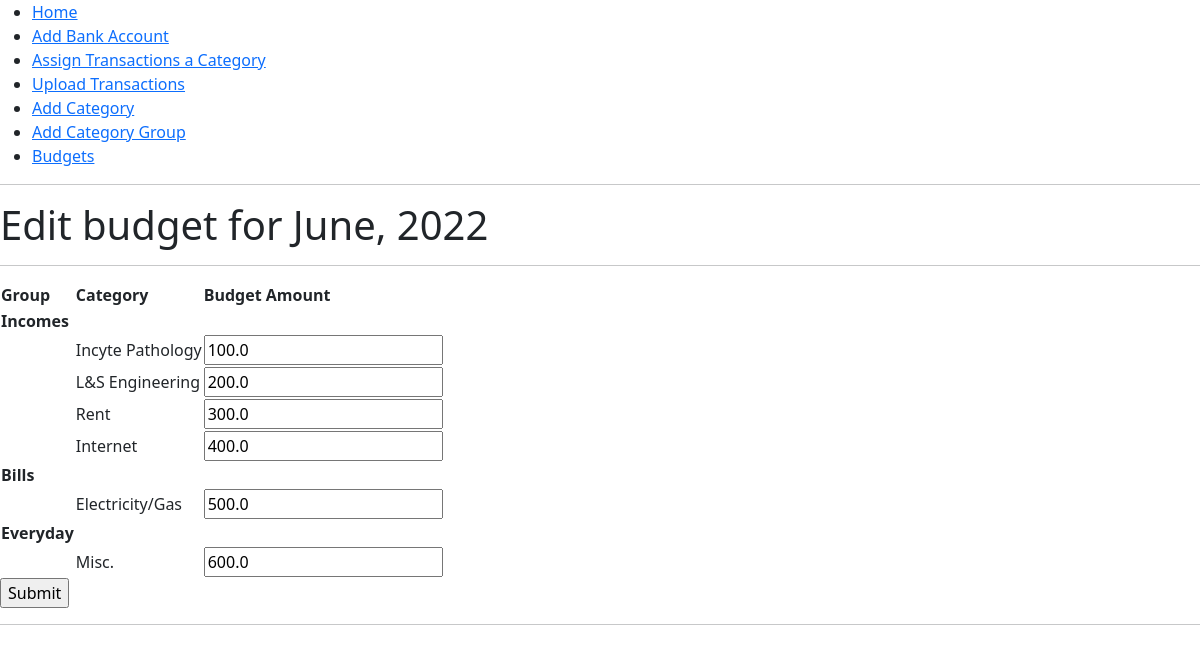
Screenshot of /budget/edit/2022/6 with the database file from the repository.
### app/models.py (models this page shows, shortened)
class CategoryGroup(db.Model):
	id = db.Column(db.Integer, primary_key=True)
	group = db.Column(db.String(64))
	categories = db.relationship('Category', back_populates='group')

class Category(db.Model):
	id = db.Column(db.Integer, primary_key=True)
	category = db.Column(db.String(64))
	group_id = db.Column(db.Integer, db.ForeignKey('category_group.id'))
	group = db.relationship('CategoryGroup', back_populates='categories')
	amounts = db.relationship('CategoryAmount', back_populates='category')
	monthly_budgets = db.relationship("MonthlyBudget", back_populates="category")

class MonthlyBudget(db.Model):
	id = db.Column(db.Integer, primary_key=True)
	amount = db.Column(db.Float, nullable=False)
	date = db.Column(db.Date, nullable=False)
	category_id = db.Column(db.Integer, db.ForeignKey('category.id'))
	category = db.relationship("Category", back_populates="monthly_budgets")

### app/main/routes.py (the view, shortened to what this page needs)
@bp.route('/budget/edit/<year>/<month>', methods=['GET', 'POST'])
def edit_budget(year, month):
    selectedmonth = datetime(int(year), int(month), 1).date()
    monthstr = datetime.strptime(month, '%m').strftime('%B')
    groups = CategoryGroup.query.all()
    cats = Category.query.order_by('id').all()
    budgetdata = MonthlyBudget.query.filter_by(date=selectedmonth).order_by(MonthlyBudget.category_id.asc()).all()
    forms = BudgetForm()
    budget = {}
    for b in budgetdata:
        budget[b.category.category] = b.amount
    return render_template('budget_edit.html', title='Edit budget for ' + monthstr + ', ' + year, month=monthstr, \
            year=year, groups=groups, forms=forms, cats = cats, budget=budget)

### app/main/forms.py
class BudgetForm(FlaskForm):
	pass

### app/templates/budget_edit.html (shortened to what this page needs)
{% extends "base.html"%}
{% block content %}
	<h1>Edit budget for {{ month }}, {{ year }}</h1>
	<hr>
	<form action="" method="POST" novalidate>
		<table>
			<tr>
				<th>Group</th>
				<th>Category</th>
				<th>Budget Amount</th>
			</tr>
			{% for g in groups %}
			<tr>
				<td><b>{{ g.group }}</b></td>
				<td></td>
				<td></td>
			</tr>
			{% for c in cats %}
			{% if c.group.group == g.group%}
			<tr>
				<td></td>
				<td>{{ c.category }}</td>
				<td><input id="{{ c.category }}" name="{{ c.category }}" type="text" value="{{ budget[c.category] }}"></td>
			</tr>
			{% endif %}
			{% endfor %}
			{% endfor %}
		</table>
		<p><input id="submit" name="submit" type="submit" value="Submit"></p>
	</form>
  <hr>
{% endblock %}

### rows the page displays
CategoryGroup: group "Incomes"
Category: category "Incyte Pathology", category.amount "100.0"
Category: category "L&S Engineering", category.amount "200.0"
Category: category "Rent", category.amount "300.0"
Category: category "Internet", category.amount "400.0"
CategoryGroup: group "Bills"
Category: category "Electricity/Gas", category.amount "500.0"
CategoryGroup: group "Everyday"
Category: category "Misc.", category.amount "600.0"

### other values shown
{{ month }} "June"
{{ year }} "2022"
